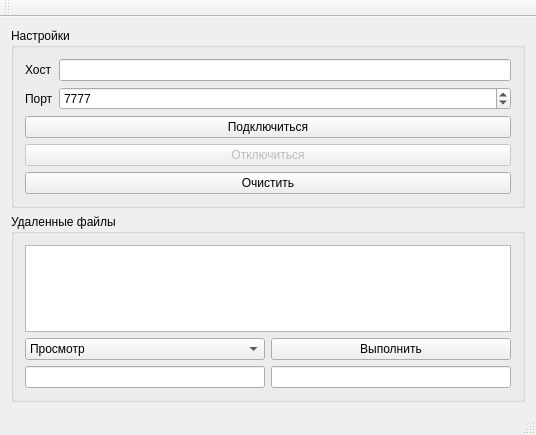
<?xml version="1.0" encoding="UTF-8"?>
<ui version="4.0">
 <class>MainWindow</class>
 <widget class="QMainWindow" name="MainWindow">
  <property name="geometry">
   <rect>
    <x>0</x>
    <y>0</y>
    <width>536</width>
    <height>435</height>
   </rect>
  </property>
  <property name="windowTitle">
   <string>MainWindow</string>
  </property>
  <widget class="QWidget" name="centralWidget">
   <layout class="QVBoxLayout" name="verticalLayout">
    <item>
     <widget class="QGroupBox" name="groupBox">
      <property name="title">
       <string>Настройки</string>
      </property>
      <layout class="QFormLayout" name="formLayout">
       <item row="0" column="0">
        <widget class="QLabel" name="label">
         <property name="text">
          <string>Хост</string>
         </property>
        </widget>
       </item>
       <item row="0" column="1">
        <widget class="QLineEdit" name="lineEdit"/>
       </item>
       <item row="1" column="0">
        <widget class="QLabel" name="label_2">
         <property name="text">
          <string>Порт</string>
         </property>
        </widget>
       </item>
       <item row="1" column="1">
        <widget class="QSpinBox" name="spinBox">
         <property name="minimum">
          <number>1000</number>
         </property>
         <property name="maximum">
          <number>10000</number>
         </property>
         <property name="value">
          <number>7777</number>
         </property>
        </widget>
       </item>
       <item row="2" column="0" colspan="2">
        <widget class="QPushButton" name="pushButton">
         <property name="text">
          <string>Подключиться</string>
         </property>
        </widget>
       </item>
       <item row="3" column="0" colspan="2">
        <widget class="QPushButton" name="pushButton_2">
         <property name="enabled">
          <bool>false</bool>
         </property>
         <property name="text">
          <string>Отключиться</string>
         </property>
        </widget>
       </item>
       <item row="4" column="0" colspan="2">
        <widget class="QPushButton" name="pushButton_4">
         <property name="text">
          <string>Очистить</string>
         </property>
        </widget>
       </item>
      </layout>
     </widget>
    </item>
    <item>
     <widget class="QGroupBox" name="groupBox_2">
      <property name="title">
       <string>Удаленные файлы</string>
      </property>
      <layout class="QGridLayout" name="gridLayout">
       <item row="1" column="0">
        <widget class="QComboBox" name="comboBox">
         <item>
          <property name="text">
           <string>Просмотр</string>
          </property>
         </item>
         <item>
          <property name="text">
           <string>Скачать</string>
          </property>
         </item>
         <item>
          <property name="text">
           <string>Загрузить</string>
          </property>
         </item>
         <item>
          <property name="text">
           <string>Поиск</string>
          </property>
         </item>
        </widget>
       </item>
       <item row="1" column="1">
        <widget class="QPushButton" name="pushButton_3">
         <property name="text">
          <string>Выполнить</string>
         </property>
        </widget>
       </item>
       <item row="2" column="0">
        <widget class="QLineEdit" name="lineEdit_2"/>
       </item>
       <item row="2" column="1">
        <widget class="QLineEdit" name="lineEdit_3"/>
       </item>
       <item row="0" column="0" colspan="2">
        <widget class="QTextEdit" name="textEdit"/>
       </item>
      </layout>
     </widget>
    </item>
   </layout>
  </widget>
  <widget class="QMenuBar" name="menuBar">
   <property name="geometry">
    <rect>
     <x>0</x>
     <y>0</y>
     <width>536</width>
     <height>25</height>
    </rect>
   </property>
  </widget>
  <widget class="QToolBar" name="mainToolBar">
   <attribute name="toolBarArea">
    <enum>TopToolBarArea</enum>
   </attribute>
   <attribute name="toolBarBreak">
    <bool>false</bool>
   </attribute>
  </widget>
  <widget class="QStatusBar" name="statusBar"/>
 </widget>
 <layoutdefault spacing="6" margin="11"/>
 <resources/>
 <connections/>
</ui>
